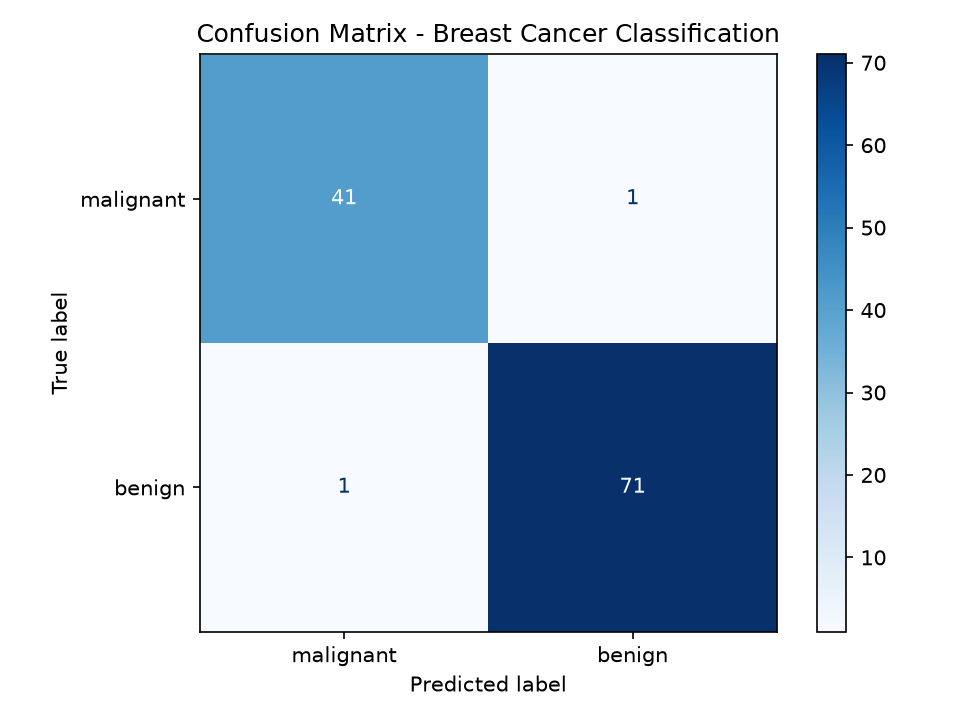

Write the Python code that produced this figure.
"""
W4D3 - Confusion Matrix
Generates a confusion matrix and explains True Positives, True
Negatives, False Positives, and False Negatives.
"""

import matplotlib.pyplot as plt
from sklearn.datasets import load_breast_cancer
from sklearn.model_selection import train_test_split
from sklearn.linear_model import LogisticRegression
from sklearn.preprocessing import StandardScaler
from sklearn.metrics import confusion_matrix, ConfusionMatrixDisplay

cancer = load_breast_cancer(as_frame=True)
df = cancer.frame
X = df.drop(columns=["target"])
y = df["target"]

X_train, X_test, y_train, y_test = train_test_split(X, y, test_size=0.2, random_state=42, stratify=y)

scaler = StandardScaler()
X_train_scaled = scaler.fit_transform(X_train)
X_test_scaled = scaler.transform(X_test)

model = LogisticRegression(max_iter=5000)
model.fit(X_train_scaled, y_train)
predictions = model.predict(X_test_scaled)

# labels=[0, 1] makes the row/column order explicit:
# 0 = malignant, 1 = benign (per cancer.target_names)
cm = confusion_matrix(y_test, predictions, labels=[0, 1])
tn, fp, fn, tp = cm.ravel()

print("Confusion matrix (rows=actual, columns=predicted):")
print(cm)
print(f"""
Reading it as TP/TN/FP/FN (treating class 1 = "{cancer.target_names[1]}" as positive):
  True Positives  (TP={tp}): predicted "{cancer.target_names[1]}", actually "{cancer.target_names[1]}"
  True Negatives  (TN={tn}): predicted "{cancer.target_names[0]}", actually "{cancer.target_names[0]}"
  False Positives (FP={fp}): predicted "{cancer.target_names[1]}", actually "{cancer.target_names[0]}" (a false alarm)
  False Negatives (FN={fn}): predicted "{cancer.target_names[0]}", actually "{cancer.target_names[1]}" (a missed case)

In a medical context like this one, False Negatives are usually the most
costly error - a malignant case predicted as benign could mean a missed
diagnosis, which matters more than a False Positive that just leads to
further (unnecessary) testing.
""")

disp = ConfusionMatrixDisplay(confusion_matrix=cm, display_labels=cancer.target_names)
disp.plot(cmap="Blues", values_format="d")
plt.title("Confusion Matrix - Breast Cancer Classification")
plt.tight_layout()
plt.savefig("confusion_matrix_W4D3.png", dpi=150)
print("Saved confusion_matrix_W4D3.png")
